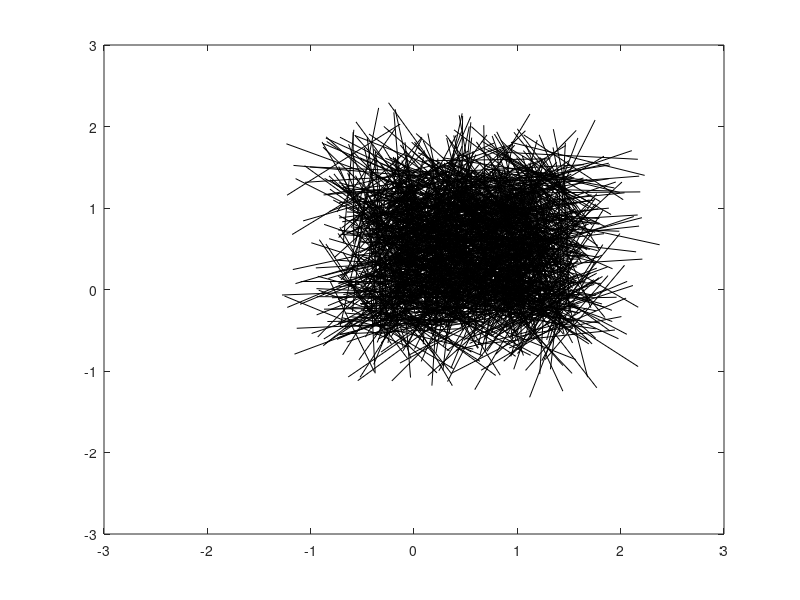

Write MATLAB code to recreate this figure.
%This program is fiber simulation for the I-randomness uniform dis-continuous

clear all                            %clearing program
close all
clc

kx=64;
[x]=linspace(0,1, kx+1);            %linespaceing for x
[y]=linspace(0,1, kx+1);            %linespacing for y

n=2000;                             %sample size
a=-sqrt(2);                         %lower bound for uniform distribution
b=sqrt(2);                          %upper bound for uniform distribution


    for i=1:n
        L=unifrnd(0,b,1);           %lenght of line           
        x0=unifrnd(0-L/2,1+L/2,1);  %x distance from origin
        y0=unifrnd(0-L/2,1+L/2,1);  %y distance from origin                  
        angle=unifrnd(0,2*pi,1);    %angle
        x1=x0+(L/2)*cos(angle);     %x cordinate of point 1
        y1=y0+(L/2)*sin(angle);     %y cordinate of point 1
        x2=x0+(L/2)*cos(angle+pi);  %x cordinate of point 2
        y2=y0+(L/2)*sin(angle+pi);  %y cordinate of point 2 
        x=[x1,x2];                  %x vector of point 1, 2
        y=[y1,y2];                  %y vector of point 1, 2
     
        
    
     plot(x,y,'k')                  %plot
     xlim([-3 3])                    %x limits
     ylim([-3 3])                    %y limits
     hold on;                       %hold on for graph 
  
    end